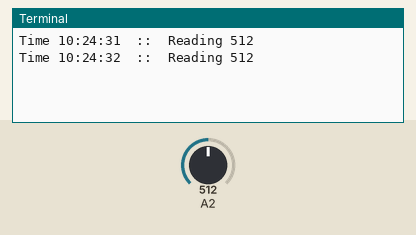
This program was run on a simulated Raspberry Pi (BCM pin numbers) with a GrovePi. On the bench: the last lines printed to the terminal. The inputs (shaded band) are chosen by the test bench; at power-on: A2 = 512 (analog values on the 0–1023 scale). The clock reads 2024-03-15 10:24:30 at power-on unless the program sets it; databases and web services accept everything at once and return nothing.

Above: at 2.2 s.
2.3 s: A2 set to 716
At 3.6 s:
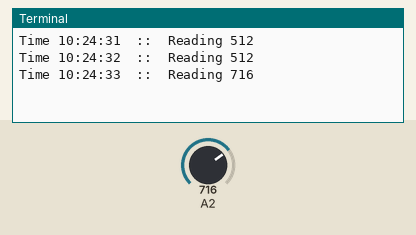
3.8 s: A2 set to 900
At 4.8 s:
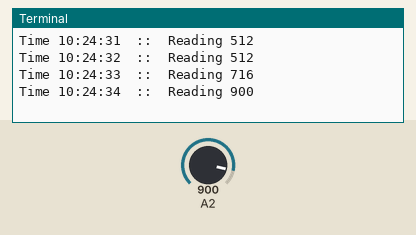
Timing chart, 0 to 6.8 s (numbered marks = the images above; inputs shaded):
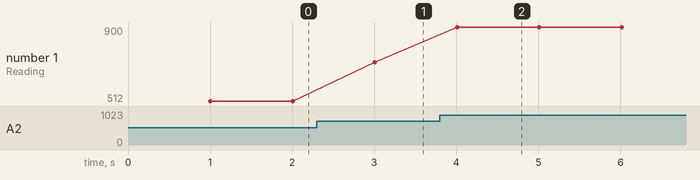

The program:

knobread.py
```python
#!/usr/bin/python

# TCSS499 Research Group
# University of Washington, Tacoma
# Enabling learning through hands on experience with Raspberri Pi
# Contributors: Michael Quandt,
# See references in parent project 'Define and Populate' lab


# Program Spec
# knobread.py opens a connection to MySQLdb using a existing
# user and database.  It then reads the connected potentiometer
# every second and commits that data to the specified database
# with an abrieviated timestamp.

# Program setup requirements
# - Connect the rotary angular sensor (potentiometer) to port A2

# Program UI
# - A time accompanied by its corresponding reading will print to
#   console every second.
# - Twist the potentiometer and observe the real-time data
# - End program using the ctrl+c


# Get the necessary libraries for interfacing
import MySQLdb
import grovepi
import time
import datetime

#connect to MySQLdb
#                    <host>       <MySQL user>     <pwrd>    <db_name>
db=MySQLdb.connect("localhost", "potentiometer", "tcss499", "knobreads")

# enable traversal of the relation db
cursor=db.cursor();

# Connect the Rotary Angle Sensor to analog port A2
potentiometer = 2

# stall the first data-read
time.sleep(1)

# the operational loop
while True:
	try:
        	# get the system time
		localtime = datetime.datetime.now()

		# store the current potentiometer reading
		currentRead = grovepi.analogRead(potentiometer)
		# print data, localtime is parsed to have form: <'HH:MM:SS'>
		print('Time {}  ::  Reading {}'.format(localtime.strftime('%H:%M:%S'), currentRead))


        	# create the MySQL INSERT INTO statement
		insert_stmt = (
            		"INSERT INTO knobreadtime (rtime, reading) "
            		"VALUES (%s, %s)"
        	)

		# store the data which corresponds to the '%s' in VALUES clause
        	data = (localtime.strftime('%H:%M:%S'), currentRead)

		# save the current readings to the database
        	try:
            		cursor.execute(insert_stmt, data)
            		db.commit()
        	except:
            		db.rollback()

		# stall to limit one reading each second
		time.sleep(1)

	# error logging
	except IOError:
		print("Error")
```

Measured:
- after the input at 2.3 s, the terminal: prints a new line after 0.71 s (image 1)
- after the input at 3.8 s, the terminal: prints a new line after 0.21 s (image 2)
- plotted number 1: 512 → 716 after the input at 2.3 s, 716 → 900 after the input at 3.8 s
